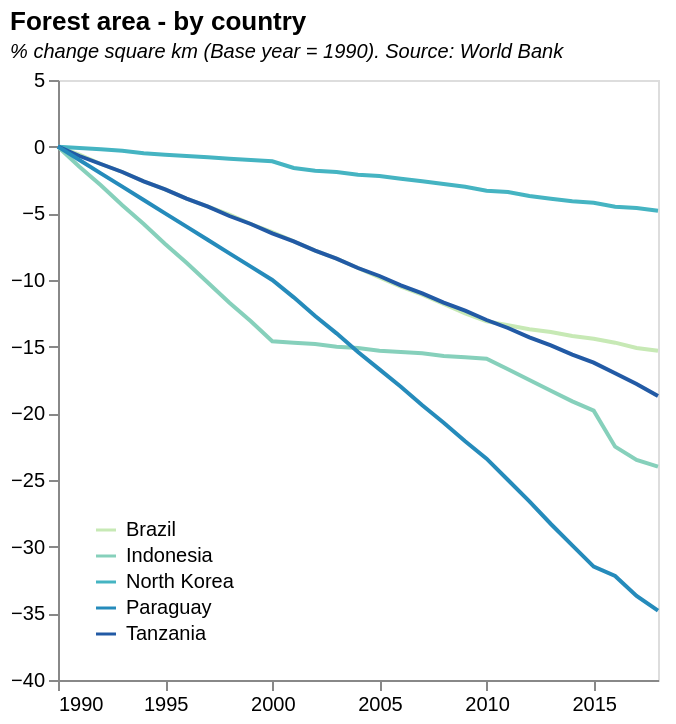

Source (Vega-Lite JSON):
### Vega-Lite specification from a JSON file in a GitHub repository (floating-point values rounded to 4 significant figures; data arrays with more than 128 entries replaced by an {"elided": "..."} marker saying what was removed)
{"$schema": "https://vega.github.io/schema/vega-lite/v5.json", "description": "Forest area", "data": {"values": {"elided": "145 records"}, "format": {"parse": {"Year": "date"}}}, "title": {"text": "Forest area - by country", "subtitle": "% change square km (Base year = 1990). Source: World Bank", "subtitleFontStyle": "italic", "subtitleFontSize": 10, "anchor": "start", "color": "black"}, "height": 300, "width": 300, "mark": "line", "encoding": {"x": {"field": "Year", "type": "temporal", "axis": {"grid": false}, "title": null}, "y": {"field": "Value 2", "type": "quantitative", "title": null, "scale": {"domain": [-40, 5]}, "axis": {"grid": false}}, "color": {"field": "Country", "type": "nominal", "legend": {"orient": "bottom-left", "title": null}, "scale": {"scheme": "yellowgreenblue"}}, "tooltip": [{"field": "Year", "type": "temporal", "title": "Date", "timeUnit": "year"}, {"field": "Value 2", "type": "quantitative", "title": "Reduction of forest area (%)"}, {"field": "Value 1", "type": "quantitative", "title": "Forest area (million square km)"}, {"field": "Country"}]}}
